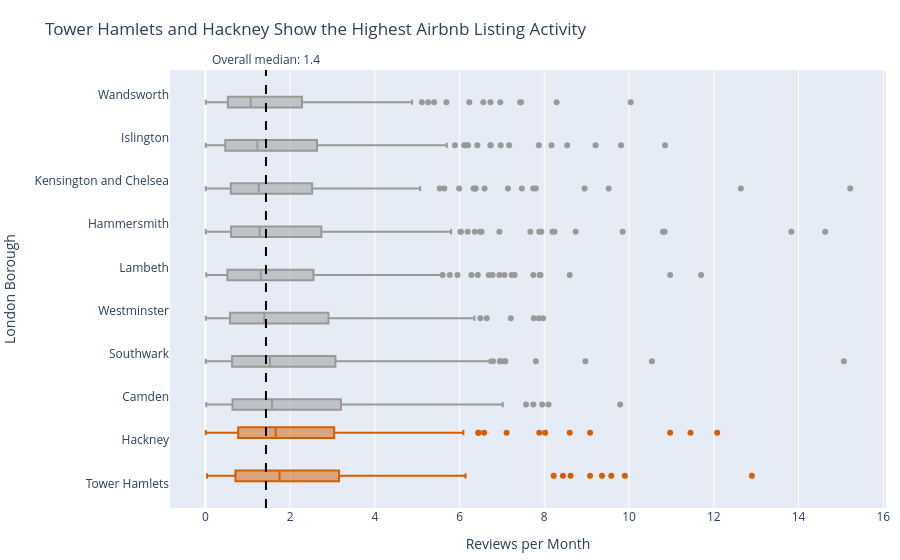

Write notebook code for a chart like this one.
### Markdown cell above
## Task 2 — Box plot: listing activity by borough

**What to build:** A **horizontal box plot** comparing listing activity (reviews per month) across London boroughs — reviews per month is a proxy for how frequently a listing is booked.

**Requirements:**
- Horizontal orientation (borough names are long)
- Sorted by median reviews per month (most active at top)
- Highlight the **two most active** boroughs in a different colour
- Outliers shown as individual points
- Insight title naming the two busiest boroughs

> 💡 Some listings have zero reviews — these are new or inactive listings. Filter them out with before plotting

### Code cell
import pandas as pd
import plotly.express as px
import numpy as np

# Load dataset
df = pd.read_csv('../data/airbnb_london.csv')

# Check columns if needed
print(df.columns)

# Filter out inactive listings
active_df = df[df['reviews_per_month'] > 0].copy()

# Median reviews per month by borough/neighbourhood
borough_medians = (
    active_df.groupby('neighbourhood')['reviews_per_month']
    .median()
    .sort_values(ascending=False)
)

# Order boroughs by median activity
borough_order = borough_medians.index.tolist()

# Identify top 2 busiest boroughs
top_two = borough_order[:2]

# Create highlight category
active_df['highlight'] = np.where(
    active_df['neighbourhood'].isin(top_two),
    'Top boroughs',
    'Other boroughs'
)

# Build horizontal box plot
fig = px.box(
    active_df,
    x='reviews_per_month',
    y='neighbourhood',
    orientation='h',
    color='highlight',
    points='outliers',
    category_orders={
        'neighbourhood': borough_order[::-1]
    },
    color_discrete_map={
        'Top boroughs': '#D55E00',   # orange-red
        'Other boroughs': '#999999'  # grey
    },
    title=f'{top_two[0]} and {top_two[1]} Show the Highest Airbnb Listing Activity'
)

# Add overall median reference line
overall_median = active_df['reviews_per_month'].median()

fig.add_vline(
    x=overall_median,
    line_dash='dash',
    line_color='black',
    annotation_text=f'Overall median: {overall_median:.1f}',
    annotation_position='top'
)

# Layout updates
fig.update_layout(
    xaxis_title='Reviews per Month',
    yaxis_title='London Borough',
    showlegend=False,
    margin=dict(t=70, l=10, r=10, b=10)
)

fig.show()

### Figure 1 — Plotly figure (JSON) as saved in the notebook; plotly's stock layout.template omitted (floating-point values rounded to 4 significant figures; data arrays with more than 128 entries replaced by an {"elided": "..."} marker saying what was removed)
{"data": [{"alignmentgroup": "True", "boxpoints": "outliers", "hovertemplate": "highlight=Other boroughs<br>reviews_per_month=%{x}<br>neighbourhood=%{y}<extra></extra>", "legendgroup": "Other boroughs", "marker": {"color": "#999999"}, "name": "Other boroughs", "notched": false, "offsetgroup": "Other boroughs", "orientation": "h", "showlegend": true, "type": "box", "x": {"elided": "1984 float values"}, "x0": " ", "xaxis": "x", "y": {"elided": "1984 str values"}, "y0": " ", "yaxis": "y"}, {"alignmentgroup": "True", "boxpoints": "outliers", "hovertemplate": "highlight=Top boroughs<br>reviews_per_month=%{x}<br>neighbourhood=%{y}<extra></extra>", "legendgroup": "Top boroughs", "marker": {"color": "#D55E00"}, "name": "Top boroughs", "notched": false, "offsetgroup": "Top boroughs", "orientation": "h", "showlegend": true, "type": "box", "x": {"elided": "511 float values"}, "x0": " ", "xaxis": "x", "y": {"elided": "511 str values"}, "y0": " ", "yaxis": "y"}], "layout": {"annotations": [{"showarrow": false, "text": "Overall median: 1.4", "x": 1.43, "xanchor": "center", "xref": "x", "y": 1, "yanchor": "bottom", "yref": "y domain"}], "boxmode": "group", "legend": {"title": {"text": "highlight"}, "tracegroupgap": 0}, "margin": {"b": 10, "l": 10, "r": 10, "t": 70}, "shapes": [{"line": {"color": "black", "dash": "dash"}, "type": "line", "x0": 1.43, "x1": 1.43, "xref": "x", "y0": 0, "y1": 1, "yref": "y domain"}], "showlegend": false, "title": {"text": "Tower Hamlets and Hackney Show the Highest Airbnb Listing Activity"}, "xaxis": {"anchor": "y", "domain": [0, 1], "title": {"text": "Reviews per Month"}}, "yaxis": {"anchor": "x", "categoryarray": ["Tower Hamlets", "Hackney", "Camden", "Southwark", "Westminster", "Lambeth", "Hammersmith", "Kensington and Chelsea", "Islington", "Wandsworth"], "categoryorder": "array", "domain": [0, 1], "title": {"text": "London Borough"}}}}
